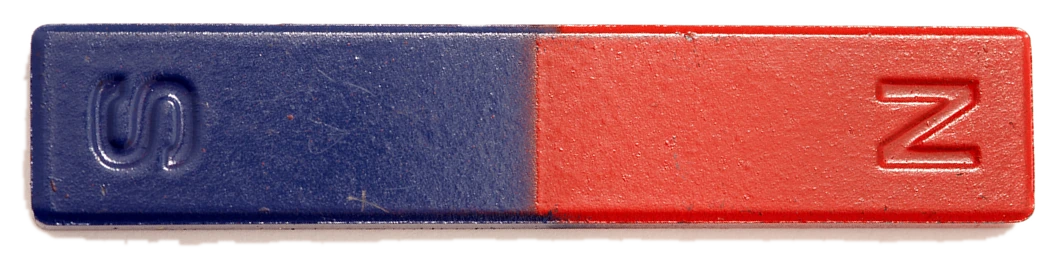
#> input picture magnet-workshop/assets/bar-magnet.webp, 1058 x 268 px
$ python build-assets.py
#> lines starting #> are read from the running program, lines starting #| are printed output that depends on the picture
#!/usr/bin/env python3
"""Create photographed magnet faces from the checked-in attributed bar magnet.
Source photo: ScienceStockPhotos.com, CC BY 4.0.
The texture is reused without flipping engraved labels.
"""
from PIL import Image
from pathlib import Path
dst=Path(__file__).resolve().parent.parent/"assets"
src=dst/"bar-magnet.webp"
if not src.is_file():
    raise FileNotFoundError("Required local magnet source not found: "+str(src))
original=Image.open(src).convert("RGBA")
#> original is the input picture: PIL image 1058x268 RGBA; mean R, G, B, A 168.9, 118.9, 128.7, 194.9
w,h=original.size
#> w = 1058; h = 268
# The engraved letters occupy the outer tips. Reuse the unobstructed
# enamel texture from the inside of each half, then write clear letters in CSS.
blue=original.crop((int(w*.20),0,int(w*.44),h))
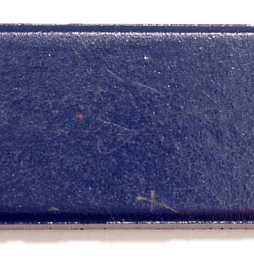
#> blue: PIL image 254x268 RGBA; mean R, G, B, A 103.7, 104.5, 137.3, 206.9; transparent parts drawn white
red=original.crop((int(w*.56),0,int(w*.80),h))
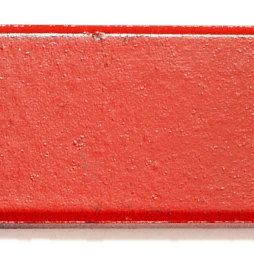
#> red: PIL image 254x268 RGBA; mean R, G, B, A 228.1, 119.9, 108.6, 204.8; transparent parts drawn white
alpha=original.getchannel("A")
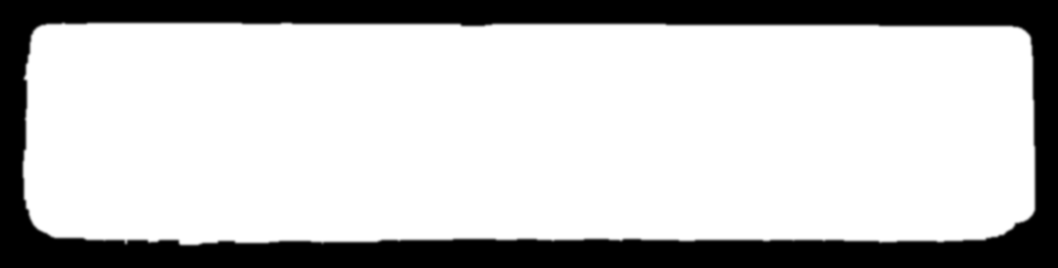
#> alpha: PIL image 1058x268 L; min 0, max 255, mean 194.9
def clean_magnet(left,right,filename):
#> called with filename = 'bar-magnet-blue-red.webp'
    clean=Image.new("RGBA",(w,h),(0,0,0,0))
#> clean: PIL image 1058x268 RGBA; every value is 0
    seam=w//2
#> seam = 529
    clean.paste(left.resize((seam,h),Image.Resampling.BICUBIC),(0,0))
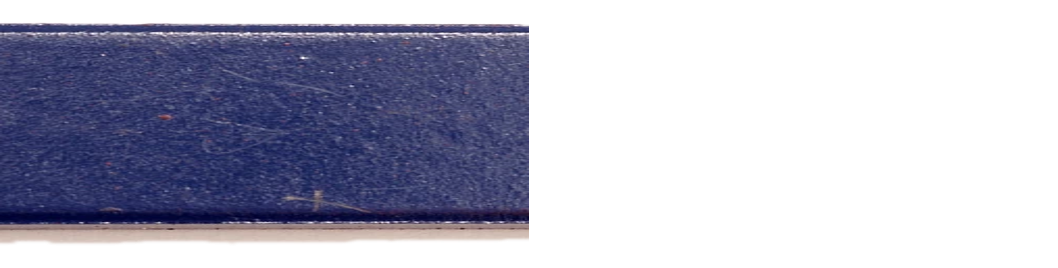
#> clean: PIL image 1058x268 RGBA; mean R, G, B, A 31, 31.6, 48, 103.4; transparent parts drawn white
    clean.paste(right.resize((w-seam,h),Image.Resampling.BICUBIC),(seam,0))
    clean.putalpha(alpha)
    target=dst/filename
    clean.save(target,"WEBP",quality=94,method=6)
    print(filename,clean.size,target.stat().st_size)
#| bar-magnet-blue-red.webp (1058, 268) 75362
clean_magnet(blue,red,"bar-magnet-blue-red.webp")
clean_magnet(red,blue,"bar-magnet-red-blue.webp")
#> call 2 of clean_magnet, with filename = 'bar-magnet-red-blue.webp'
#> in clean_magnet (call 2), `clean.paste(left.resize((seam,h),Image.Resampling.BICUBIC),(0,0))`:
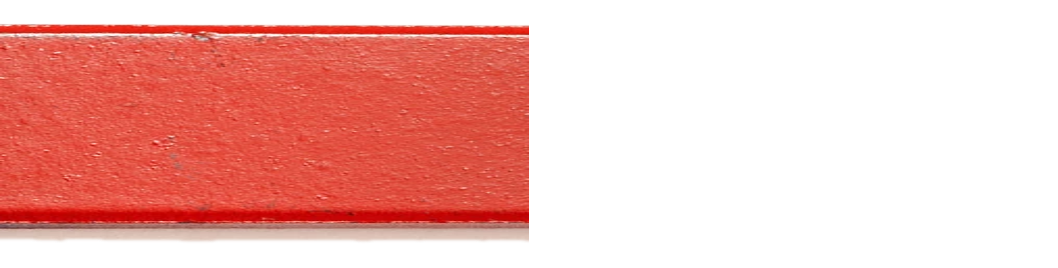
#> clean: PIL image 1058x268 RGBA; mean R, G, B, A 92.2, 38.2, 32.7, 102.4; transparent parts drawn white
#> in clean_magnet (call 2), `clean.paste(right.resize((w-seam,h),Image.Resampling.BICUBIC),(seam,0))`:
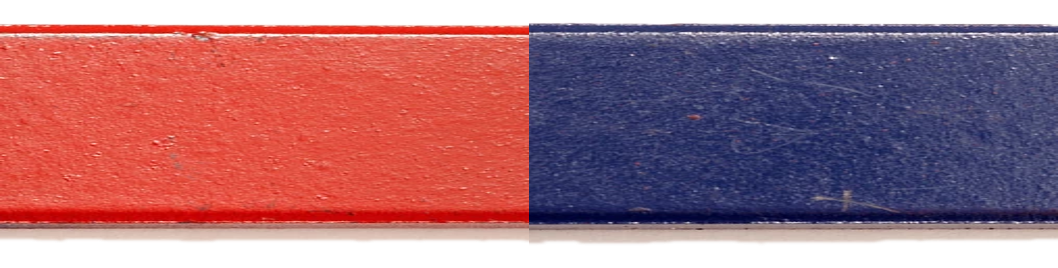
#> clean: PIL image 1058x268 RGBA; mean R, G, B, A 123.2, 69.8, 80.7, 205.8; transparent parts drawn white
#> in clean_magnet (call 2), `clean.putalpha(alpha)`:
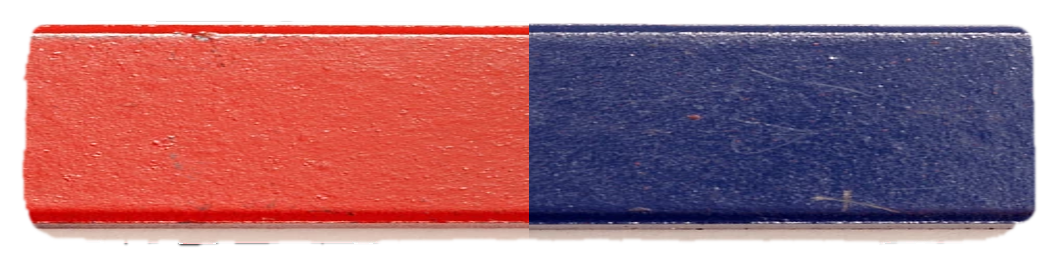
#> clean: PIL image 1058x268 RGBA; mean R, G, B, A 123.2, 69.8, 80.7, 194.9; transparent parts drawn white
#| bar-magnet-red-blue.webp (1058, 268) 74388
